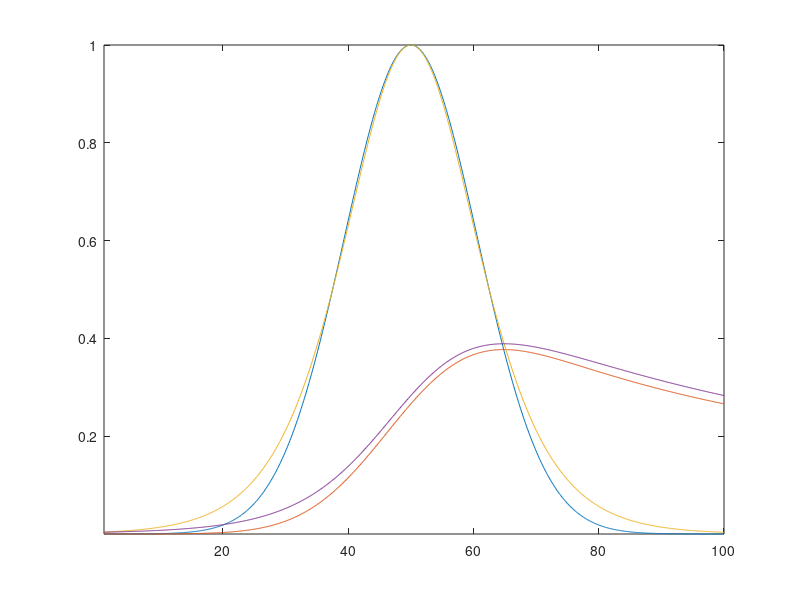
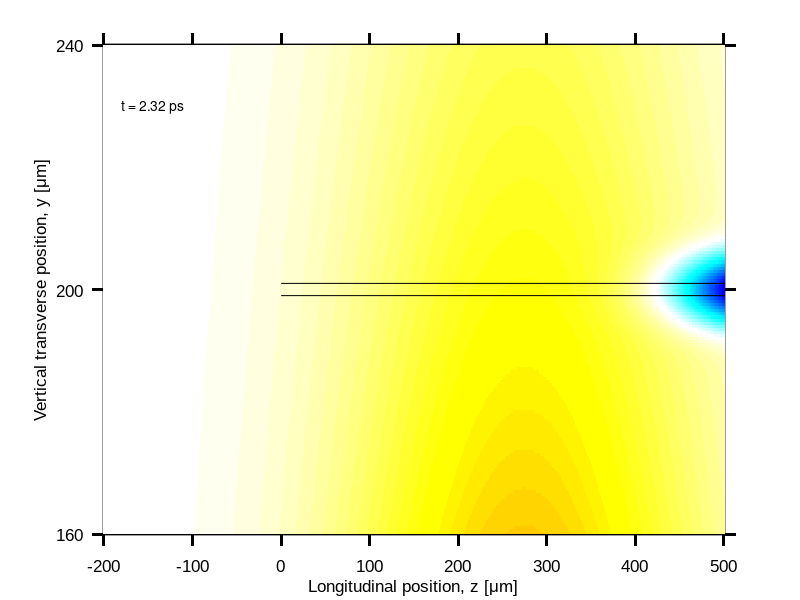

Reproduce these figures in MATLAB, in order. (Note: this script raises an error after producing the figures.)
%% Making the colorbars
clear all
close all
%dC1=.0417:.0417:1;
dC1=linspace(0,1,25);
%dC2=.0625:.0625:1;
dC2=linspace(0,1,17);
Chot=[[dC1',zeros(length(dC1),2)];...
    [ones(length(dC1),1),dC1',zeros(length(dC1),1)];...
    [ones(length(dC2),2),dC2']];
Chot=flipud(Chot);

Ccold=[[zeros(length(dC1),2),dC1'];...
    [zeros(length(dC1),1),dC1',ones(length(dC1),1)];...
    [dC2',ones(length(dC2),2)]];
%Ccold=flipud(Ccold);
Cboth=[Ccold;Chot];

%% All in units of microns
%sigma values are actually FWHM
FWHM2sigG=2*sqrt(2*log(2));
dist=1000;
Amp=.5;
sigEy=8/2;
sigEz=129/2;
zE=125;
yE=200;
sigLy=372;  %FWHM
sigLz=300/2;
zL=625;
yL=700;
x0=1:.5:dist; 

%for n=0:9
n=7.7; %enters at n=1,exits at n=9

vt=100*n;

%florentz=@(c,x) c(1)*ones(size(x))./(1+((x-c(2))./(0.5.*c(3))).^2);
%fgauss=@(c,x) c(1)*exp(-4*log(2)*(x-c(2)).^2/c(3)^2);
fgauss=@(c,x) c(1)*exp(-(x-c(2)).^2/c(3)^2/2);  %takes c3 as sigma
fsecant=@(c,x) c(1)*sech(2*asech(1/sqrt(2))*(x-c(2))./c(3)).^2; %takes c3 as FWHM

fEz=fgauss([Amp,zE+vt,sigEz],x0);
fEy=fgauss([Amp,yE,sigEy],x0)';
fLz=fgauss([Amp,zL,sigLz],x0);
fLy=fsecant([Amp,yL-vt,sigLy],x0)';

imag2=-fEy*fEz*2;  %changed factor to 3.5 at perfect overlap to see e-beam
                     % 2.5 one at +- one step from it

imag1=fLy*fLz*2;
imag=imag2+imag1;

% figure (1)
% imagesc(x0,x0,imag2)
% colormap(Chot)
% axis xy
% caxis([0 1])
% 
% figure (2)
% imagesc(x0,x0,imag1)
% colormap(Ccold)
% axis xy
% caxis([-1 0])


hFig=figure(round(3+n));
xwidth=17;%24;
ywidth=3.5;%5;

%set(hFig,'ActivePositionProperty','position')
set(hFig,'Units','centimeters')
set(hFig, 'Position', [0 0 xwidth ywidth])

set(gcf, 'Color', 'w');
set(hFig,'Units','points')

set(gca,'FontName','Arial');
set(gca, 'FontSize', 12 );
set(gca, ...
  'TickDir'     , 'out'     , ...
  'Box'         , 'on'     , ...
  'TickLength'  , [.02 .02] , ...
  'LineWidth'   , 2         );
hy=ylabel('Vertical transverse position, y [\mum]');
hx=xlabel('Longitudinal position, z [\mum]');
set(hy, 'FontSize',12);
set(hx, 'FontSize',12);
set(gca,'YColor','k');
set(gca,'XColor','k');


%figure (3)
hold on
%hImg=imagesc(x0,x0,imag)
hImg=imagesc(x0-350*ones(size(x0)),x0,imag)
colormap(Cboth)
axis xy
%axis equal
caxis([-.55 .55])

hold on
%hC=contour(x0,x0,imag1,[.25],'LineColor','w','LineWidth',.5,'LineStyle',':');
hC=contour(x0-350*ones(size(x0)),x0,imag1,[.25],'LineColor','w','LineWidth',.5,'LineStyle',':');

hold on
text(-180,230, ['t = ',num2str((n-.74)/3), ' ps']);

hold on
%line([350 900],[201 201],'LineWidth',.2,'Color','k');
%line([350 900],[199 199],'LineWidth',.2,'Color','k');
line([0 550],[201 201],'LineWidth',.2,'Color','k');
line([0 550],[199 199],'LineWidth',.2,'Color','k');

%hold on
%hC=contour(x0,x0,imag2,[-.25],'LineColor','b','LineWidth',.2,'LineStyle',':');

if ywidth==3.5
    %ylim([150 250])
    ylim([160 240])
elseif ywidth==5
    ylim([100 300])
elseif ywidth==20
    ylim([0 800]) 
end
%xlim([0 1000])
xlim([-200 500])
set(gca,'YTick',[160 200 240])

%pause(.5)

%end

%figure (3)

%
%export_fig Overlap770_2.eps -painters -rgb

%%
%Cross-correlation 
FWHM2sigG=1/(2*sqrt(2*log(2)));

fgauss=@(c,x) c(1)*exp(-(x-c(2)).^2/c(3)^2/2);                  %takes c3 as sigma
fsecant=@(c,x) c(1)*sech(2*asech(1/sqrt(2))*(x-c(2))./c(3)).^2; %takes c3 as FWHM
x=1:.1:100;
%y=fgauss([1,50,10*FWHM2sigG],x);
y1=fgauss([1,50,25*FWHM2sigG],x);
y2=fsecant([1,50,25],x);

for i=1:length(x)
yavg1(i)=quad(@(y)fgauss([1,50,25*FWHM2sigG],y),0,x(i))/x(i);
yavg2(i)=quad(@(y)fsecant([1,50,25],y),0,x(i))/x(i);

end
figure
plot(x,y1,x,yavg1,x,y2,x,yavg2)
axis tight

%%
%clear all
close all
%cols(0,:)=[1 1 1];  %use 'w'
cols(1,:)=[255 205 135]/255;  %light orange
cols(2,:)=[166 160 220]/255; %light purple
cols(3,:)=[205 66 0]/255;    %dark orange
cols(4,:)=[47 08 117]/255;   %dark purple
cols(5,:)=[0 0 0]; %use 'k'

width=3.25;
height=2.5;
hFig = figure(97);

%set(gcf,'PaperPositionMode','auto')
set(hFig,'ActivePositionProperty','position')
set(hFig,'Units','inches')
%set(hFig, 'Position', [0 0 width height])

set(hFig, 'Color', 'w');
set(hFig,'Units','points')

clear L tau avgGz avgGt
L=10:1:1000;

tau=[1.25 .625 2.5 1.25 1.25];%1.25;%1.24;
sigZ=[310 310 310 155 620];%310;%250;%310;

for j=1:1%length(tau)
for i=1:length(L)
fgauss=@(c,x) c(1)*exp(-(x-c(2)).^2/c(3)^2/2);                  %takes c3 as sigma
fsecant=@(c,x) c(1)*sech(2*asech(1/sqrt(2))*(x-c(2))./c(3)).^2; %takes c3 as FWHM

%avgGz(i)=2*quad(@(y)fgauss([1,0,sigZ],y),0,L(i)/2)/L(i);
%avgGt(i)=2*quad(@(y)fsecant([1,0,tau],y),0,L(i)*um/c/ps/2)/(L(i)*um/c/ps);
%avgG(i)=avgGz*avgGt;

Pulse=@(z,t) exp(-z.^2/sigZ(j)^2/2).*(sech(2*asech(1/sqrt(2))*t./tau(j)).^2);
avgG(i)=4*quad2d(Pulse,0,L(i)/2,0,L(i)*um/c/ps/2)/L(i)/(L(i)*um/c/ps);

end
eFf=avgG.*L/L(end);
%subplot(1,2,1)
plot(L/1000,avgG,'Color',cols(6-j,:),'Linewidth',1);
%plot(L/1000,eFf,'Color',cols(6-j,:),'Linewidth',1);

hold on

[maxV ind]=max(eFf);
L(ind)
end
ax1=gca;
set(gca,'Color','none');

% ylim([0 180])
% set(ax1,'YTick',20:20:180)
% set(ax1,'XTickLabel',{'0.03','','','','','','','0.1','','0.3','','0.5','','','','','1.0','','2','3','4','5'})
% hy=ylabel('Energy gain, \Delta{\itE} [keV]');


%ylim([0 1.12])
set(ax1,'YTick',.1:.1:1)
hy=ylabel('Energy form factor, f_{F,E} / 1 mm');

% xlim([.03 5])
set(ax1,'XTick',.1:.1:1)
% set(ax1,'XTickLabel',{'0.03','','','','','','','0.1','','0.3','','0.5','','','','','1.0','','2','3','4','5'})
hx=xlabel('Interaction length, L [mm]');

ax2=copyobj(ax1,hFig);
delete(get(ax2,'Children'));
set(ax2,'Color','None','Box','off','Ygrid','on','Xgrid','on');
set(ax2,'Xcolor',[.9 .9 .9],'Ycolor',[.9 .9 .9]);%,'XTickLabel',[],'YTickLabel',[]);
%get(ax3)    %Unsure how to remove labels from this third axes.. will have
%to do by hand
uistack(ax2,'bottom');

linkaxes([ax1,ax2],'xy')

%hL=legend('f_F(\tau_p,\sigma_{lz})','f_F(.5\tau_p,\sigma_{lz})','f_F(2\tau_p,\sigma_{lz})','f_F(\tau_p,.5\sigma_{lz})','f_F(\tau_p,2\sigma_{lz})');
%set(hL,'Location','southwest','Box','Off')

set([ax1,ax2,hx,hy],'FontSize', 10);

%export_fig FormFactor2.eps -cmyk -r300 -painters%-painters

%%
N=625;
%close all
%hold on
theta=.00001:.000001:.1*pi/180;
 G=(1+sin(theta))/(2+sin(theta))*sin(2*pi*N*sin(theta))./(pi*N*sin(theta));
 plot(theta*1e3,G)
 
